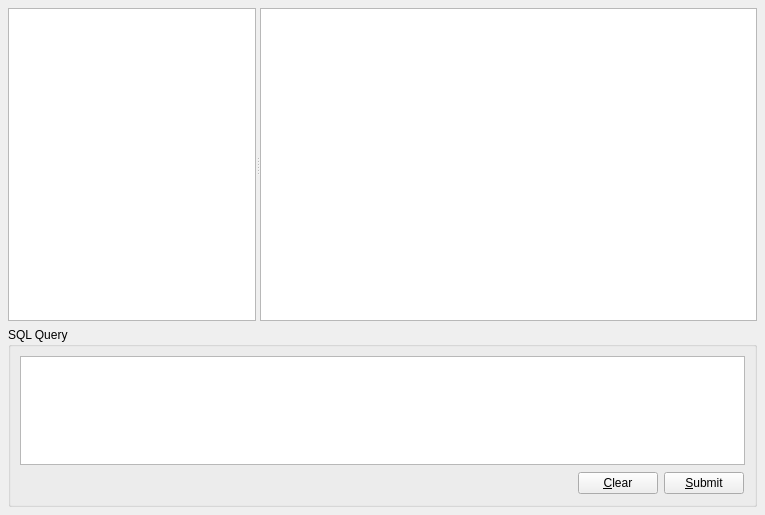
<ui version="4.0" >
 <author></author>
 <comment></comment>
 <exportmacro></exportmacro>
 <class>Browser</class>
 <widget class="QWidget" name="Browser" >
  <property name="geometry" >
   <rect>
    <x>0</x>
    <y>0</y>
    <width>765</width>
    <height>515</height>
   </rect>
  </property>
  <property name="windowTitle" >
   <string>Qt SQL Browser</string>
  </property>
  <layout class="QVBoxLayout" >
   <property name="margin" >
    <number>8</number>
   </property>
   <property name="spacing" >
    <number>6</number>
   </property>
   <item>
    <widget class="QSplitter" name="splitter_2" >
     <property name="sizePolicy" >
      <sizepolicy>
       <hsizetype>7</hsizetype>
       <vsizetype>7</vsizetype>
       <horstretch>0</horstretch>
       <verstretch>0</verstretch>
      </sizepolicy>
     </property>
     <property name="orientation" >
      <enum>Qt::Horizontal</enum>
     </property>
     <layout class="QHBoxLayout" >
      <property name="margin" >
       <number>9</number>
      </property>
      <property name="spacing" >
       <number>6</number>
      </property>
     </layout>
     <widget class="ConnectionWidget" name="connectionWidget" >
      <property name="sizePolicy" >
       <sizepolicy>
        <hsizetype>13</hsizetype>
        <vsizetype>7</vsizetype>
        <horstretch>1</horstretch>
        <verstretch>0</verstretch>
       </sizepolicy>
      </property>
     </widget>
     <widget class="QTableView" name="table" >
      <property name="sizePolicy" >
       <sizepolicy>
        <hsizetype>7</hsizetype>
        <vsizetype>7</vsizetype>
        <horstretch>2</horstretch>
        <verstretch>0</verstretch>
       </sizepolicy>
      </property>
     </widget>
    </widget>
   </item>
   <item>
    <widget class="QGroupBox" name="groupBox" >
     <property name="sizePolicy" >
      <sizepolicy>
       <hsizetype>5</hsizetype>
       <vsizetype>3</vsizetype>
       <horstretch>0</horstretch>
       <verstretch>0</verstretch>
      </sizepolicy>
     </property>
     <property name="maximumSize" >
      <size>
       <width>16777215</width>
       <height>180</height>
      </size>
     </property>
     <property name="title" >
      <string>SQL Query</string>
     </property>
     <layout class="QVBoxLayout" >
      <property name="margin" >
       <number>9</number>
      </property>
      <property name="spacing" >
       <number>6</number>
      </property>
      <item>
       <widget class="QTextEdit" name="sqlEdit" >
        <property name="sizePolicy" >
         <sizepolicy>
          <hsizetype>7</hsizetype>
          <vsizetype>3</vsizetype>
          <horstretch>0</horstretch>
          <verstretch>0</verstretch>
         </sizepolicy>
        </property>
        <property name="minimumSize" >
         <size>
          <width>0</width>
          <height>18</height>
         </size>
        </property>
        <property name="baseSize" >
         <size>
          <width>0</width>
          <height>120</height>
         </size>
        </property>
       </widget>
      </item>
      <item>
       <layout class="QHBoxLayout" >
        <property name="margin" >
         <number>1</number>
        </property>
        <property name="spacing" >
         <number>6</number>
        </property>
        <item>
         <spacer>
          <property name="orientation" >
           <enum>Qt::Horizontal</enum>
          </property>
          <property name="sizeHint" >
           <size>
            <width>40</width>
            <height>20</height>
           </size>
          </property>
         </spacer>
        </item>
        <item>
         <widget class="QPushButton" name="clearButton" >
          <property name="text" >
           <string>&amp;Clear</string>
          </property>
         </widget>
        </item>
        <item>
         <widget class="QPushButton" name="submitButton" >
          <property name="text" >
           <string>&amp;Submit</string>
          </property>
         </widget>
        </item>
       </layout>
      </item>
     </layout>
    </widget>
   </item>
  </layout>
 </widget>
 <pixmapfunction></pixmapfunction>
 <customwidgets>
  <customwidget>
   <class>ConnectionWidget</class>
   <extends>QTreeView</extends>
   <header>connectionwidget.h</header>
   <container>0</container>
   <pixmap></pixmap>
  </customwidget>
 </customwidgets>
 <tabstops>
  <tabstop>sqlEdit</tabstop>
  <tabstop>clearButton</tabstop>
  <tabstop>submitButton</tabstop>
  <tabstop>connectionWidget</tabstop>
  <tabstop>__qt__promoted_connectionWidget</tabstop>
  <tabstop>table</tabstop>
 </tabstops>
 <resources/>
 <connections/>
</ui>
